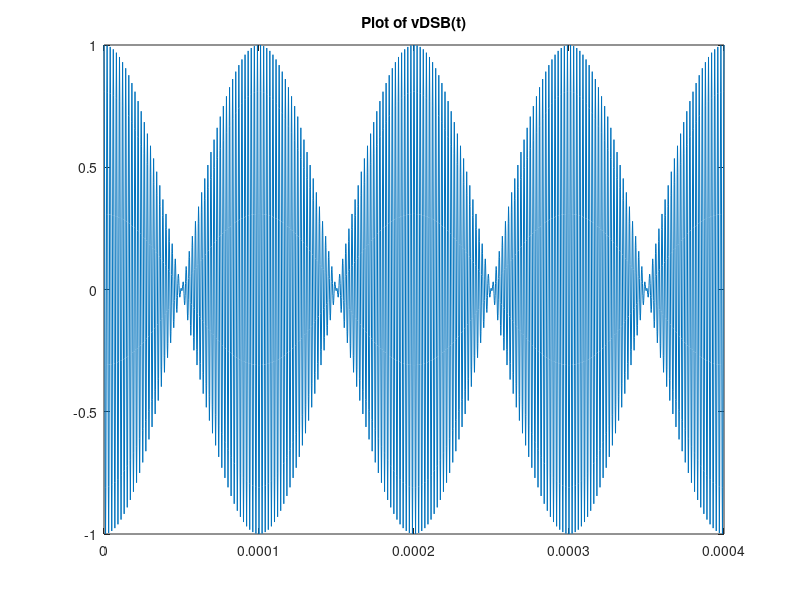

This chart was generated by the following MATLAB code:
% Apoorv Singh 2019151
% PCS Assignment-3 Problem-1 Part1

A = 1; %Amplitude of DSB signal v_DSB(t)
fm = 5000; %fm = 5kHz
fc = 500000; %fc = 500kHz
t = 0:1/5000000:200*(1/fc); %Defining the x-axis
m_t = cos(2*pi*fm*t); %m(t) signal
v_DSB = A*m_t.*cos(2*pi*fc*t); %v_DSB(t) signal
plot(t, v_DSB)
title('Plot of vDSB(t)')
